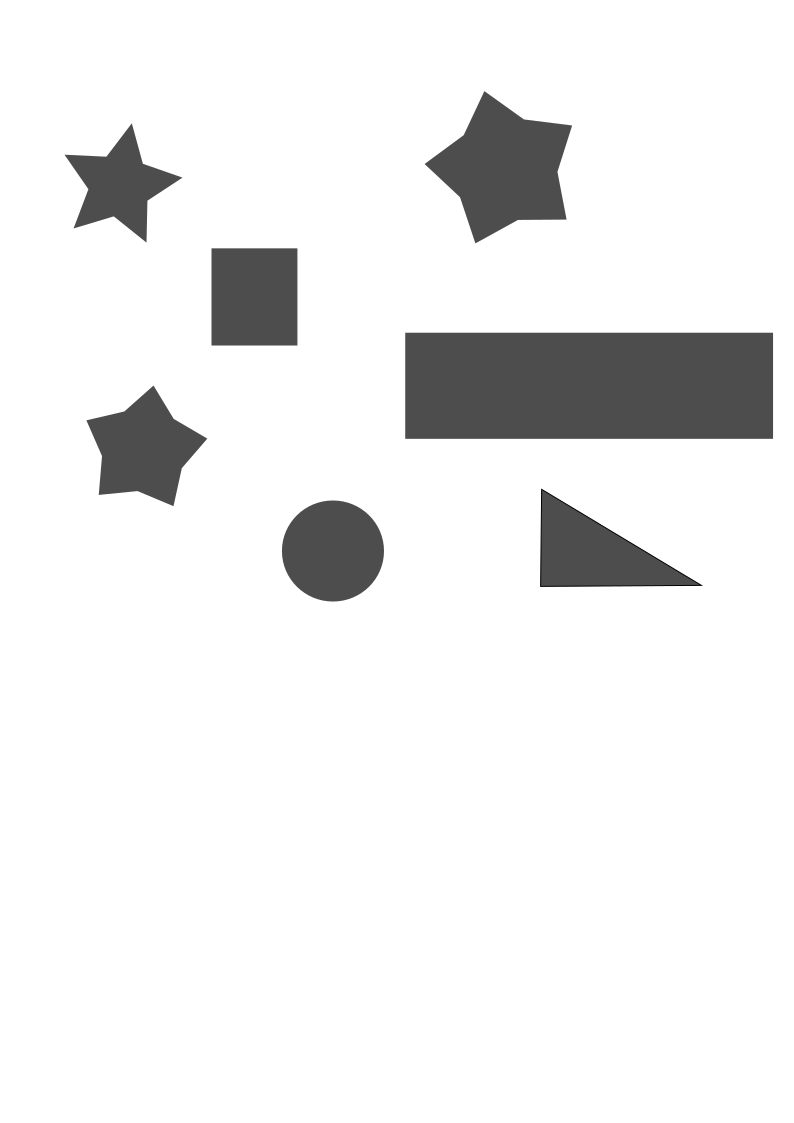
#> input picture models/omes/Detec-objet/22/poligonos_n01_v02.png, 794 x 1123 px
$ python program01.py
#> lines starting #> are read from the running program, lines starting #| are printed output that depends on the picture; after the words box and inside, x2 and y2 are one past the last pixel; in counts of white or black regions, pixels touching at a corner belong together
#!/usr/bin/env python3
# -*- coding: utf-8 -*-
"""
Created on Sun Feb 28 15:29:12 2021

@author: jhongvp
"""

import cv2

image = cv2.imread('poligonos_n01_v02.png')
#> image is the input picture: shape (1123, 794, 3); min 0, max 255, mean 237
gray = cv2.cvtColor(image, cv2.COLOR_BGR2GRAY)
canny = cv2.Canny(gray, 10, 150)
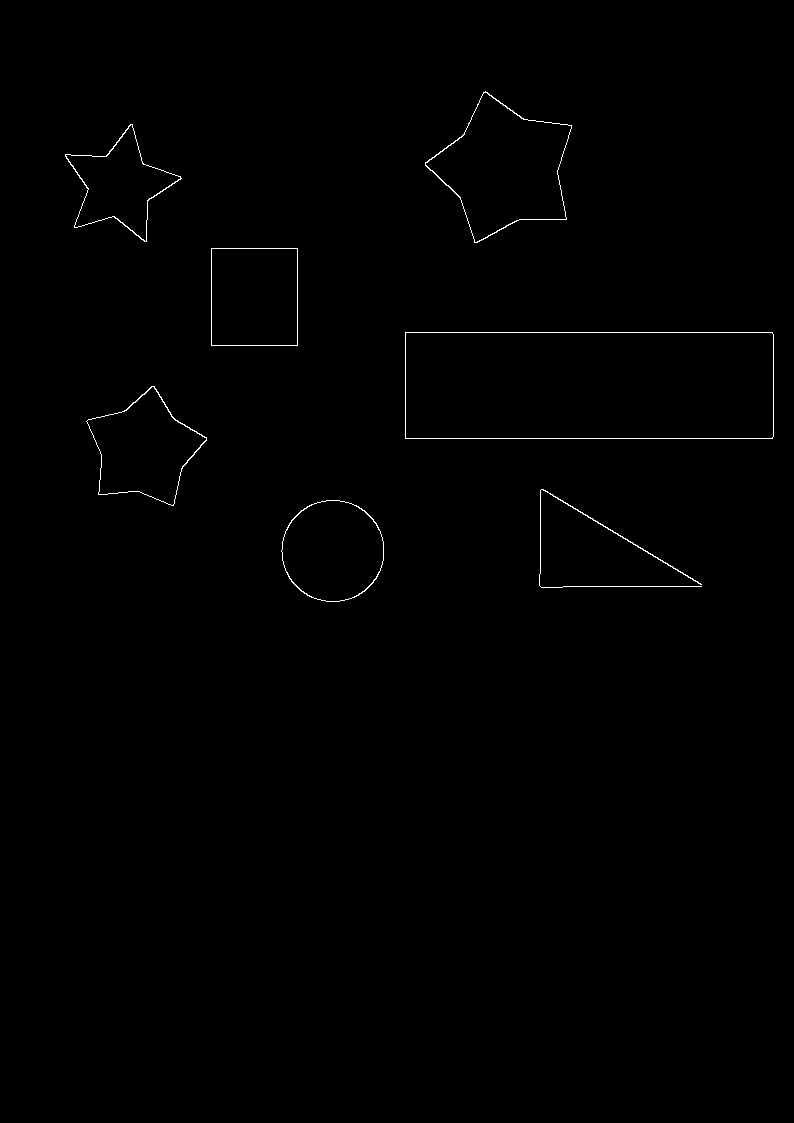
#> canny: shape (1123, 794); 0.41% white in thin lines or dots, all inside (x1, y1, x2, y2) = (65, 91, 774, 602)
#_, th = cv2.threshold(gray, 10, 255, cv2.THRESH_BINARY)

cnts,_ = cv2.findContours(canny, cv2.RETR_EXTERNAL, cv2.CHAIN_APPROX_SIMPLE)
#> cnts = 7 contours; box (x1, y1, x2, y2) and area: (405, 332, 774, 439) 39005, (425, 91, 572, 243) 12513, (211, 248, 298, 346) 8342, (281, 500, 384, 602) 8130, (86, 386, 207, 506) 8062, (65, 124, 182, 242) 5914, (539, 489, 702, 588) 94

for c in cnts:
    cv2.drawContours(image, [c], 0, (0,255,0),2)
    cv2.imshow('image',image)
    cv2.waitKey(0)
#> this loop made 7 passes
#> c on pass 5: [[211, 248], [211, 345], [297, 345], [297, 248]]
#> pass 1, `cv2.imshow('image',image)`:
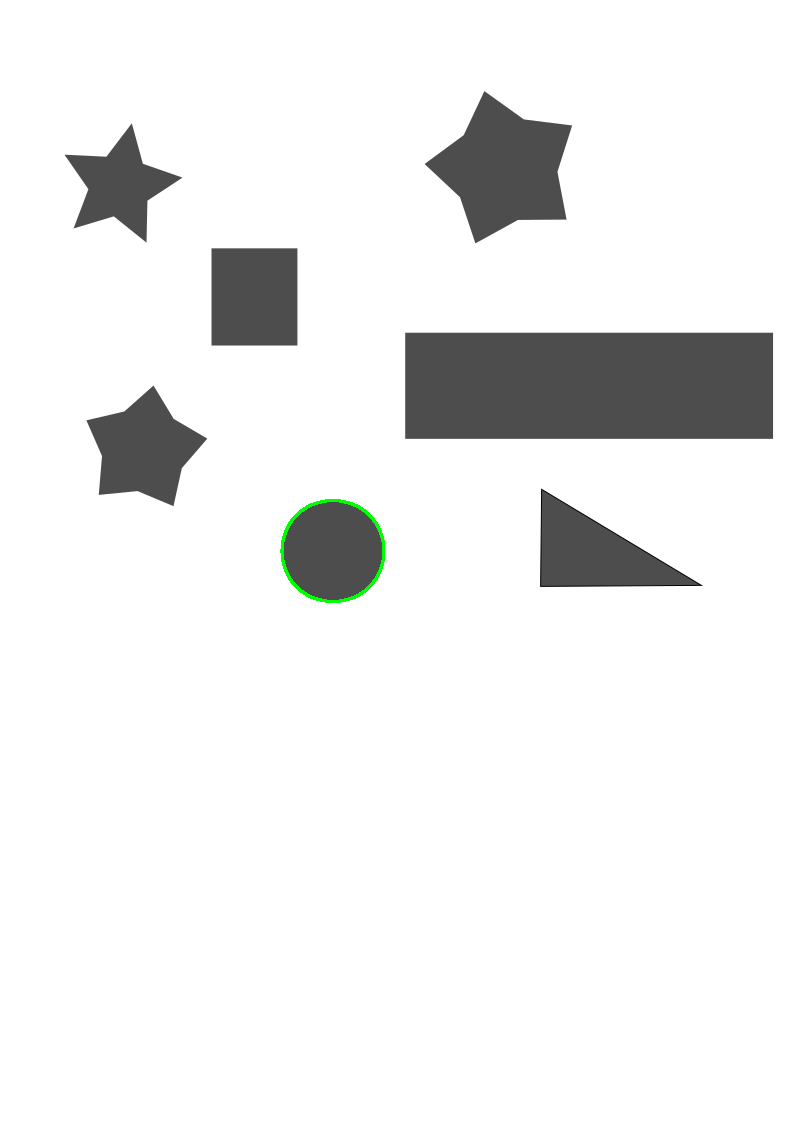
#> window 'image': shape (1123, 794, 3); mean B, G, R 236.8, 237.1, 236.8
#> pass 2, `cv2.imshow('image',image)`:
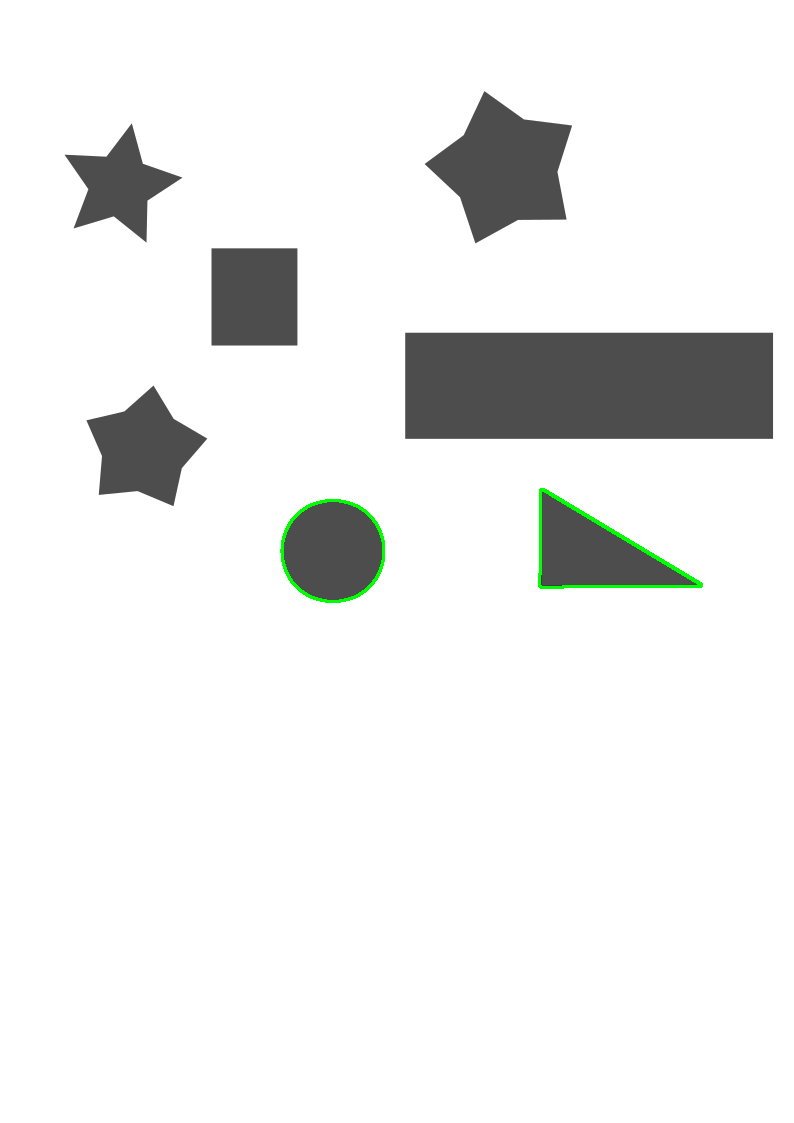
#> window 'image': shape (1123, 794, 3); mean B, G, R 236.5, 237.3, 236.5
#> after the loop:
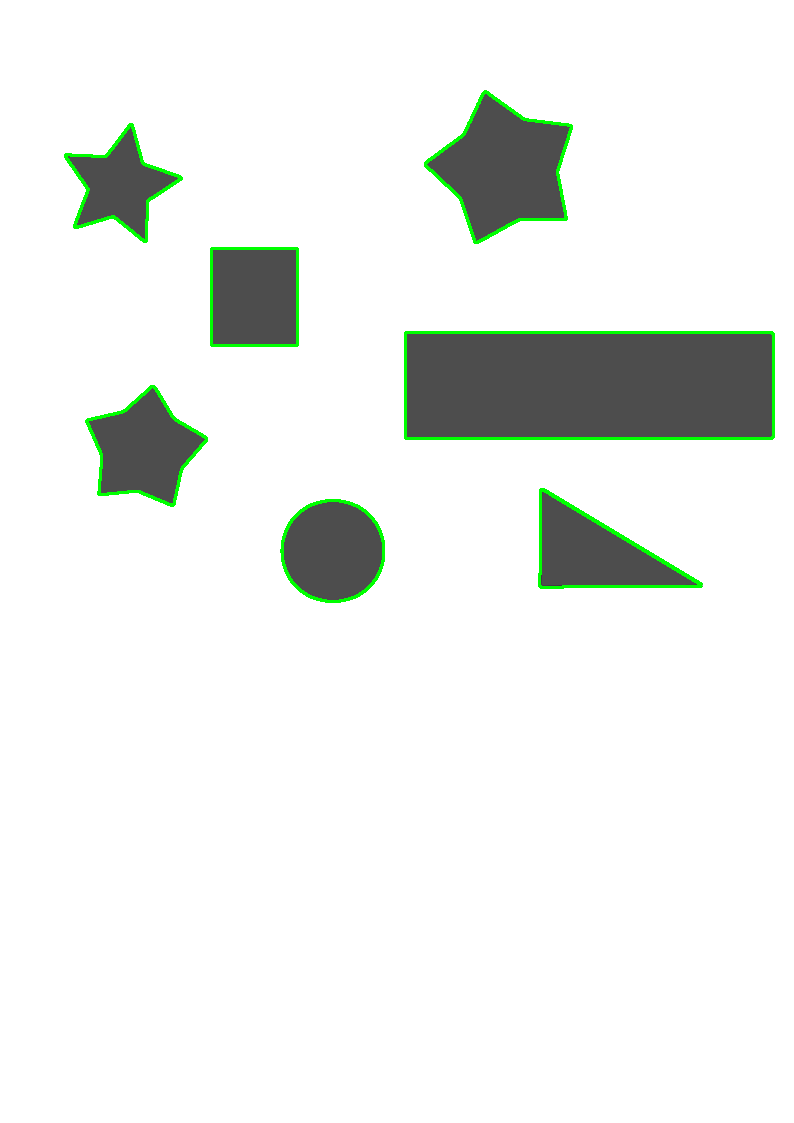
#> image: shape (1123, 794, 3); 1.23% of pixels changed, all inside (x1, y1, x2, y2) = (64, 90, 775, 603)


cv2.imshow('image',image)
cv2.imshow('canny',canny)
#cv2.imshow('th',th)
cv2.waitKey(0)
cv2.destroyAllWindows()

$ run again, with models/omes/Detec-objet/22/poligonos_n01_v03.png copied over models/omes/Detec-objet/22/poligonos_n01_v02.png
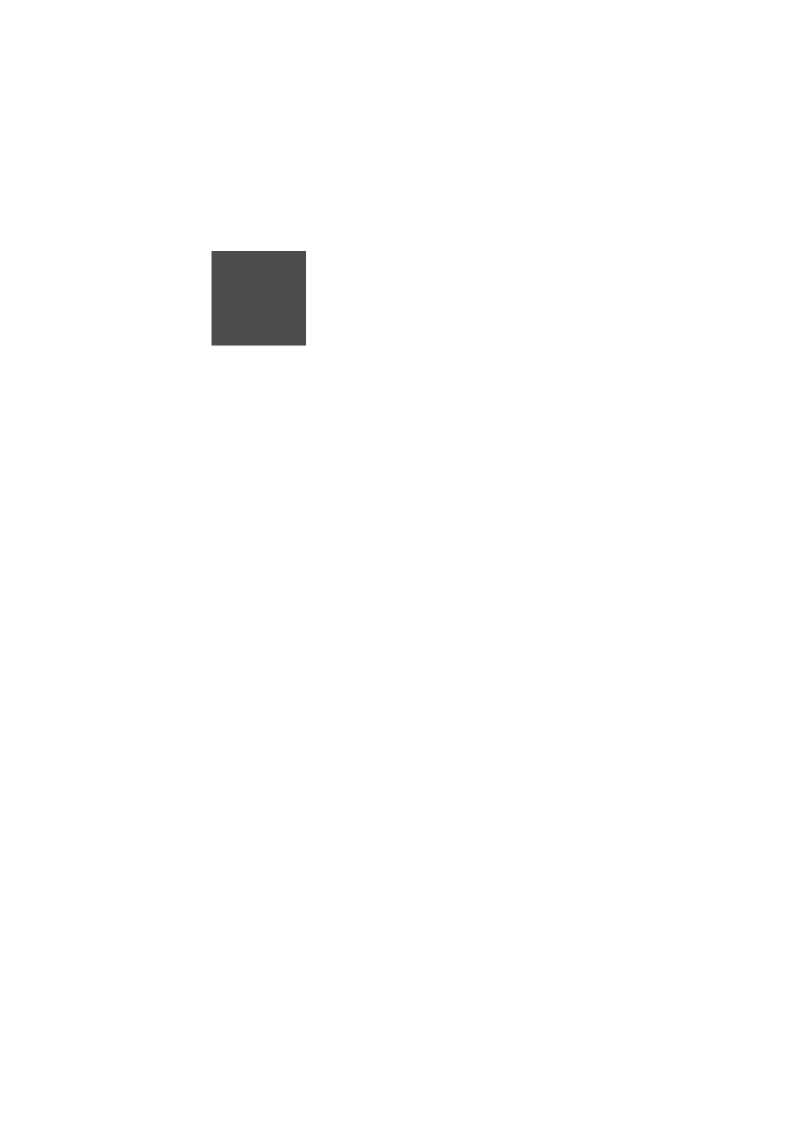
#> input picture models/omes/Detec-objet/22/poligonos_n01_v03.png, 794 x 1123 px
#> image is the input picture: shape (1123, 794, 3); min 77, max 255, mean 253.2
#> `canny = cv2.Canny(gray, 10, 150)`:
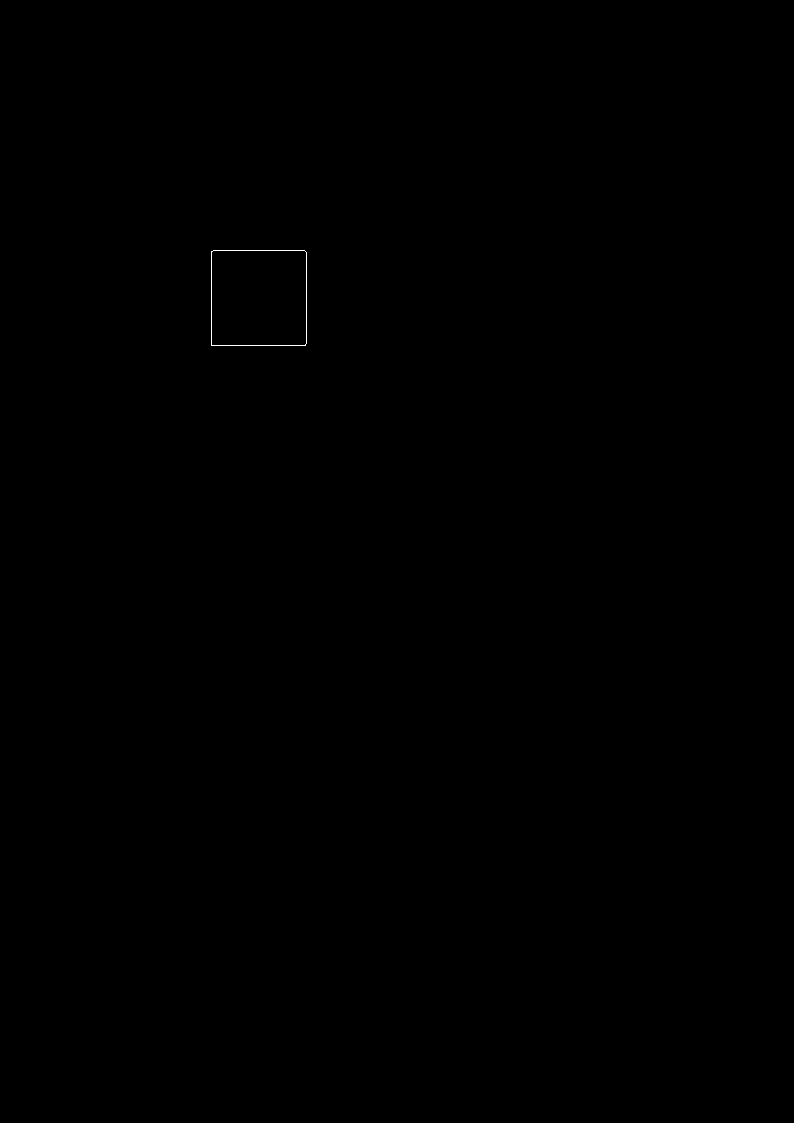
#> canny: shape (1123, 794); 0.04% white in thin lines or dots, all inside (x1, y1, x2, y2) = (211, 250, 307, 346)
#> cnts = 1 contour; box (x1, y1, x2, y2) and area: (211, 250, 307, 346) 9020
#> the loop `for c in cnts:` made 1 pass
#> pass 1, `cv2.imshow('image',image)`:
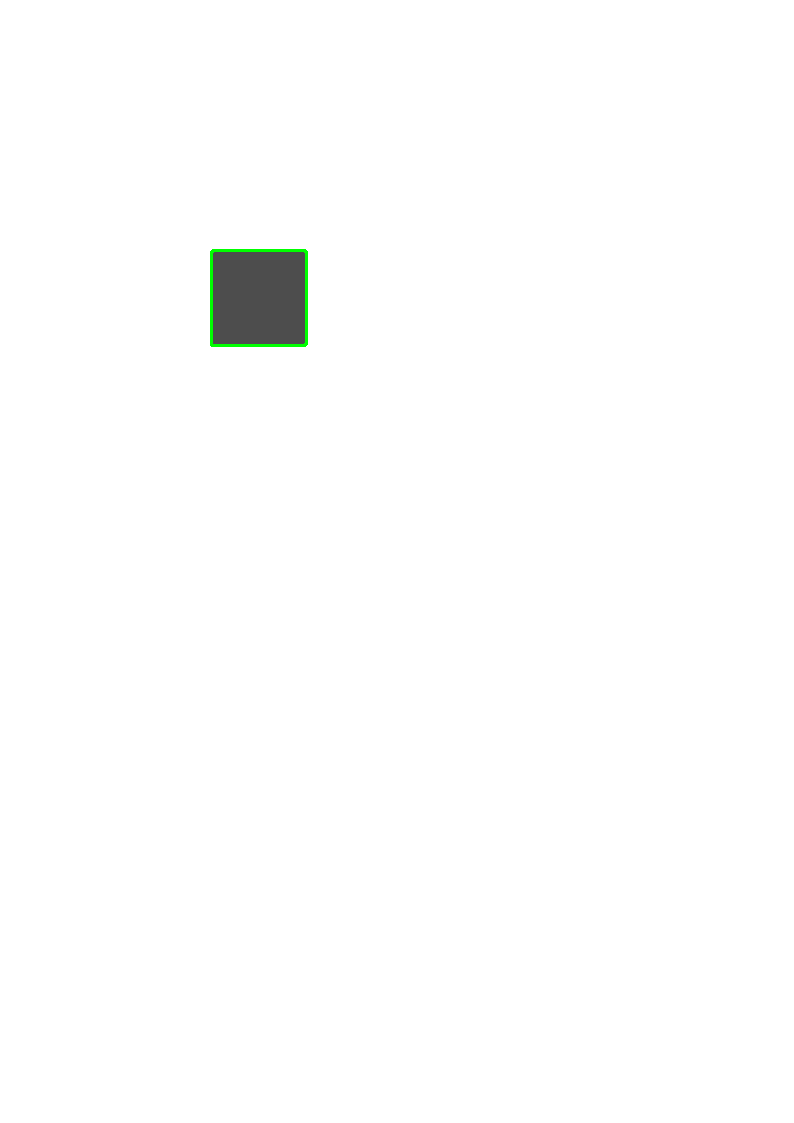
#> window 'image': shape (1123, 794, 3); mean B, G, R 253, 253.3, 253

$ run again, with models/omes/Detec-objet/22/images01.jpeg saved as models/omes/Detec-objet/22/poligonos_n01_v02.png
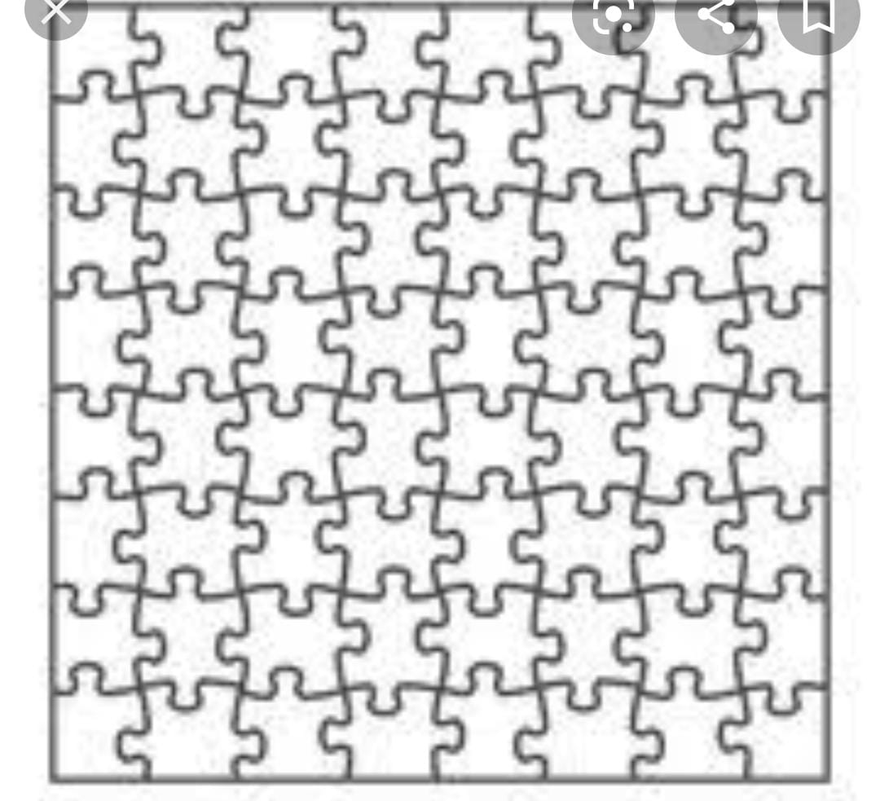
#> input picture models/omes/Detec-objet/22/images01.jpeg, 880 x 801 px, shrunk from 1080 x 983 before the run
#> image is the input picture: shape (801, 880, 3); min 44, max 255, mean 217.1
#> `canny = cv2.Canny(gray, 10, 150)`:
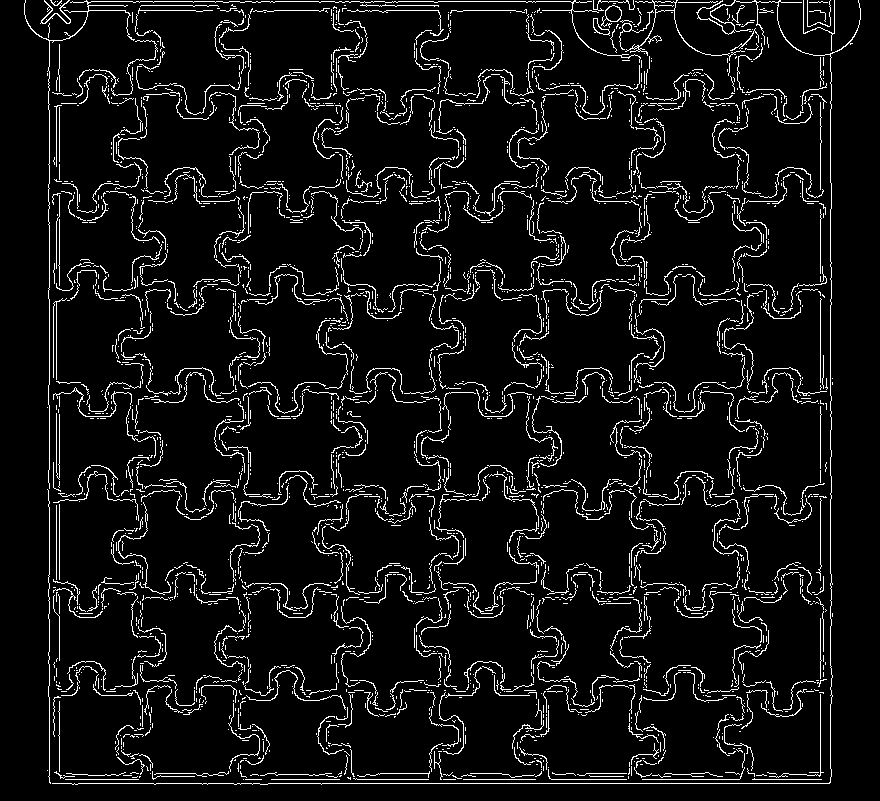
#> canny: shape (801, 880); 7% white in thin lines or dots
#> cnts = 3007 contours, 2985 with area under 20; largest, box (x1, y1, x2, y2) and area: (625, 0, 745, 61) 264, (601, 5, 622, 28) 210, (593, 18, 610, 36) 112, (52, 0, 861, 785) 107, (24, 0, 641, 489) 75
#> the loop `for c in cnts:` made 3007 passes
#> c on passes 1 to 3: [[463, 779], [535, 779]], [[443, 779], [455, 779]], [[271, 779], [339, 779]]
#> after the loop `for c in cnts:`:
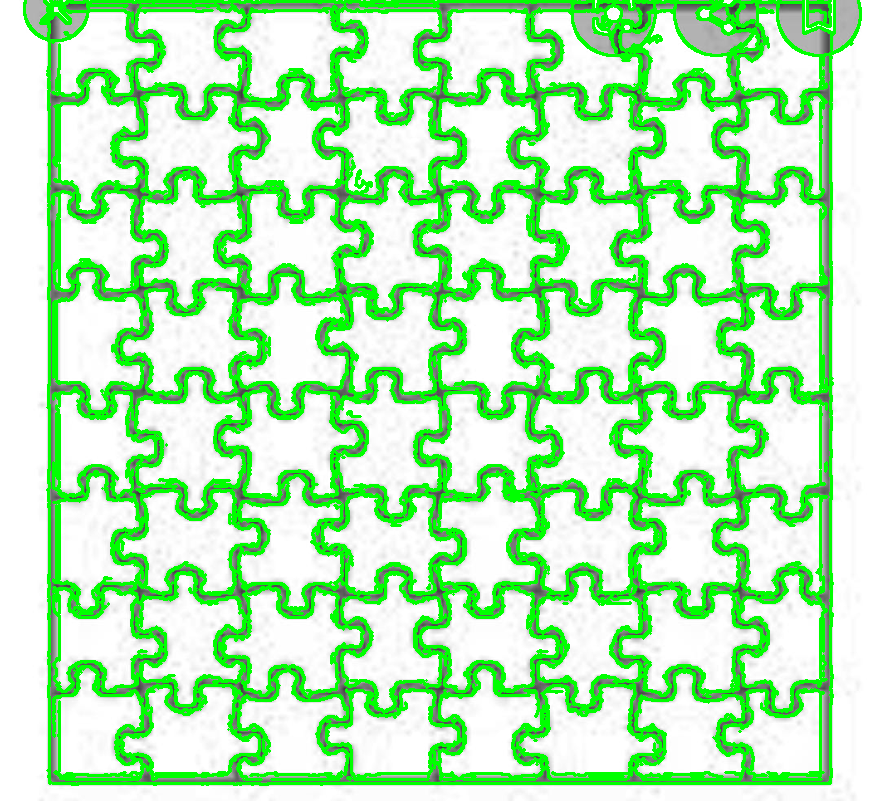
#> image: shape (801, 880, 3); mean B, G, R 180.3, 237.4, 180.3
